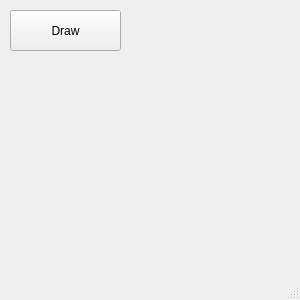
<?xml version="1.0" encoding="UTF-8"?>
<ui version="4.0">
 <class>MainWindow</class>
 <widget class="QMainWindow" name="MainWindow">
  <property name="geometry">
   <rect>
    <x>0</x>
    <y>0</y>
    <width>300</width>
    <height>300</height>
   </rect>
  </property>
  <property name="windowTitle">
   <string>MainWindow</string>
  </property>
  <widget class="QWidget" name="centralwidget">
   <widget class="QPushButton" name="pushButton">
    <property name="geometry">
     <rect>
      <x>10</x>
      <y>10</y>
      <width>111</width>
      <height>41</height>
     </rect>
    </property>
    <property name="text">
     <string>Draw</string>
    </property>
   </widget>
  </widget>
  <widget class="QMenuBar" name="menubar">
   <property name="geometry">
    <rect>
     <x>0</x>
     <y>0</y>
     <width>300</width>
     <height>22</height>
    </rect>
   </property>
  </widget>
  <widget class="QStatusBar" name="statusbar"/>
 </widget>
 <resources/>
 <connections/>
</ui>
